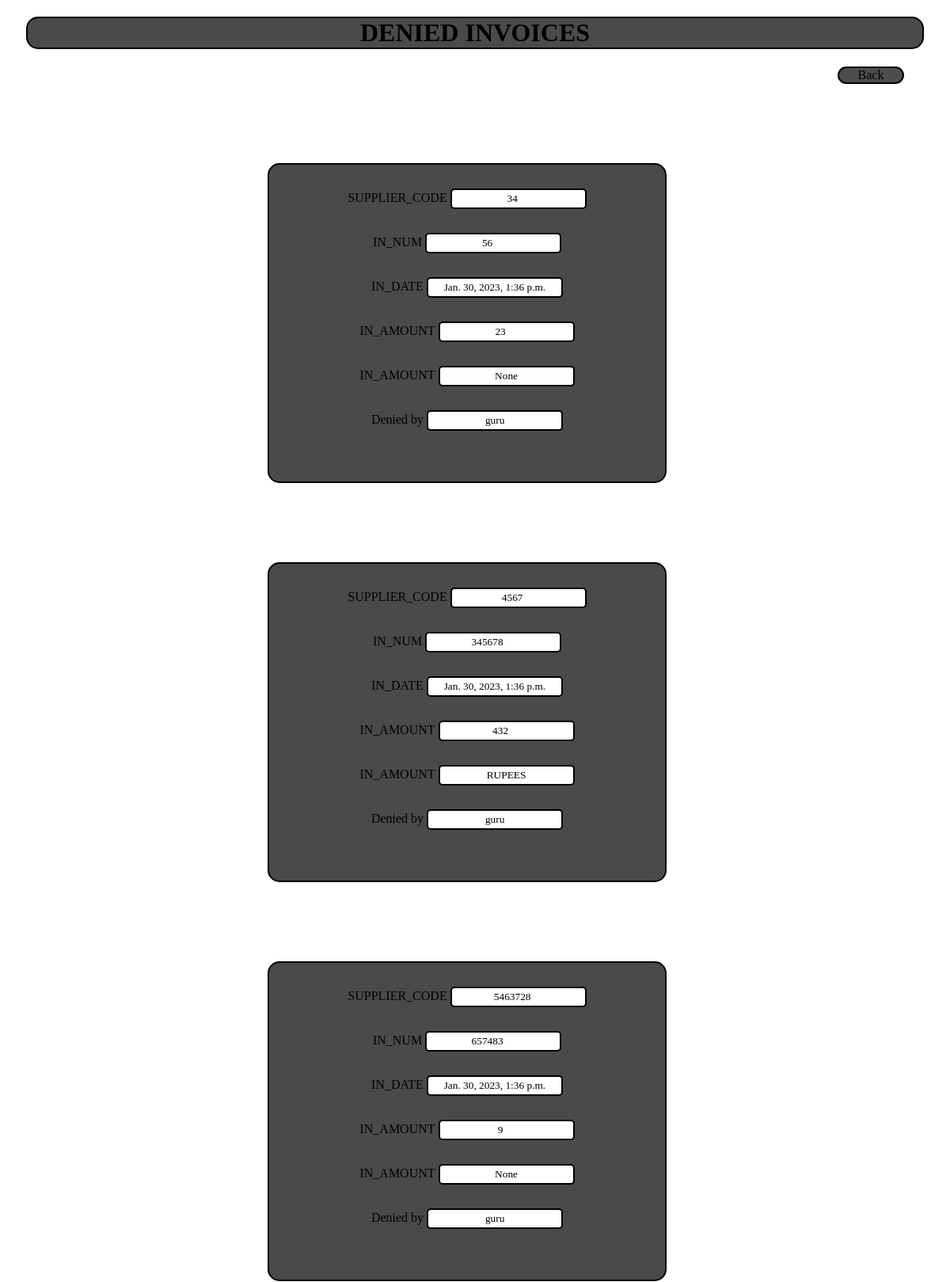
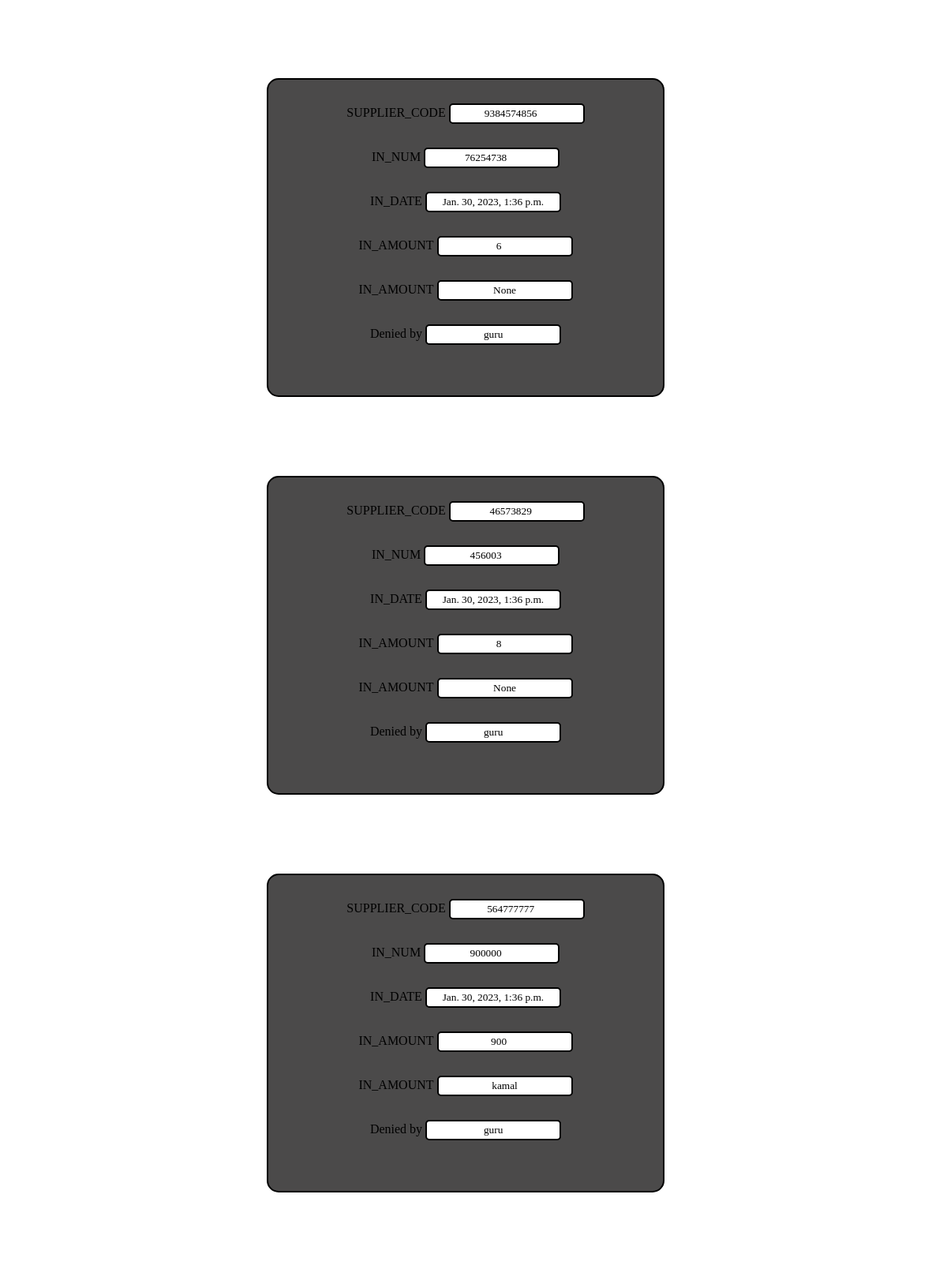
/D_viewinvoice (signed in, upper part), run on the app's committed database (2 pictures, top to bottom).
### finance/models.py (models this page shows)
class deny_invoice(models.Model):
    sup_code=models.IntegerField(blank=True,null=True)
    in_num= models.IntegerField(null=True,blank=True)
    in_date = models.DateTimeField(default=timezone.now(),null=True,blank=True)
    in_amount = models.IntegerField(blank=True,null=True)
    currency = models.CharField(max_length=100,blank=True,null=True)

### finance/views.py (the view, shortened to what this page needs)
# urls.py: path('D_viewinvoice',views.D_viewinvoice,name="deny view invoices"),
def D_viewinvoice(request):
    user2 = request.session['username']
    deny=  deny_invoice.objects.all()
    return render(request,'D_viewinvoice.html',{'deny2':deny,'users':user2})

### templates/D_viewinvoice.html (shortened to what this page needs)
<!DOCTYPE html>
<html lang="en">
<head>
</head>
<body>
    <h1>DENIED INVOICES</h1>
    <div class="back">
        <a href="viewinvoice">Back</a>
    </div>
    {% for i in deny2 %}
    <div class="div">
        <form method="post">
            <label for="sup_code">SUPPLIER_CODE</label>
            <input type="number" value="{{i.sup_code}}" name="sup_code"><br>
            <label for="in_num">IN_NUM</label>
            <input type="number" value="{{i.in_num}}" name="in_num"><br>
            <label for="in_date">IN_DATE</label>
            <input type="text" value="{{i.in_date}}" name="in_date"><br>
            <label for="in_amount">IN_AMOUNT</label>
            <input type="number" value="{{i.in_amount}}" name="in_amount"><br>
            <label for="currency">IN_AMOUNT</label>
            <input type="text" value="{{i.currency}}" name="currency"><br>
            <label for="approve">Denied by</label>
            <input type="text" value="{{users}}" name="approve"><br>
        </form>
    </div>
    {%endfor%}
</body>
</html>

### templates/D_viewinvoice.html (style rules this page uses)
.div { background-color: rgb(75, 74, 74); margin-top: 100px; margin-left: 330px; text-align: center; width: 500px; height: 400px; border: 2px solid black; border-radius: 15px; }
input { margin-top: 30px; padding-top: 3px; padding-bottom: 3px; border: 2px solid black; border-radius: 5px; font-family: Algerian; text-align: center; }
label { font-family: Algerian; }
.back { background-color: rgb(78, 76, 76); border-radius: 15px; border: 2px solid black; text-align: center; margin-left: 1050px; margin-right: 50px; }
a { text-decoration: none; color: black; font-family: Algerian; }
h1 { background-color: rgb(75, 74, 74); text-align: center; border: 2px solid black; border-radius: 15px; margin-left: 25px; margin-right: 25px; }
H1 { background-color:rgb(75, 74, 74); border: 2px solid black; border-radius: 15px; text-align: center; margin-left: 25px; margin-right: 25px; font-family: Algerian; }

### data on the page
deny_invoice: sup_code "34", in_num "56", in_date "Jan. 30, 2023, 1:36 p.m.", in_amount "23", currency "None", approve "guru"
deny_invoice: sup_code "4567", in_num "345678", in_date "Jan. 30, 2023, 1:36 p.m.", in_amount "432", currency "RUPEES", approve "guru"
deny_invoice: sup_code "5463728", in_num "657483", in_date "Jan. 30, 2023, 1:36 p.m.", in_amount "9", currency "None", approve "guru"
deny_invoice: sup_code "9384574856", in_num "76254738", in_date "Jan. 30, 2023, 1:36 p.m.", in_amount "6", currency "None", approve "guru"
deny_invoice: sup_code "46573829", in_num "456003", in_date "Jan. 30, 2023, 1:36 p.m.", in_amount "8", currency "None", approve "guru"
deny_invoice: sup_code "564777777", in_num "900000", in_date "Jan. 30, 2023, 1:36 p.m.", in_amount "900", currency "kamal", approve "guru"
